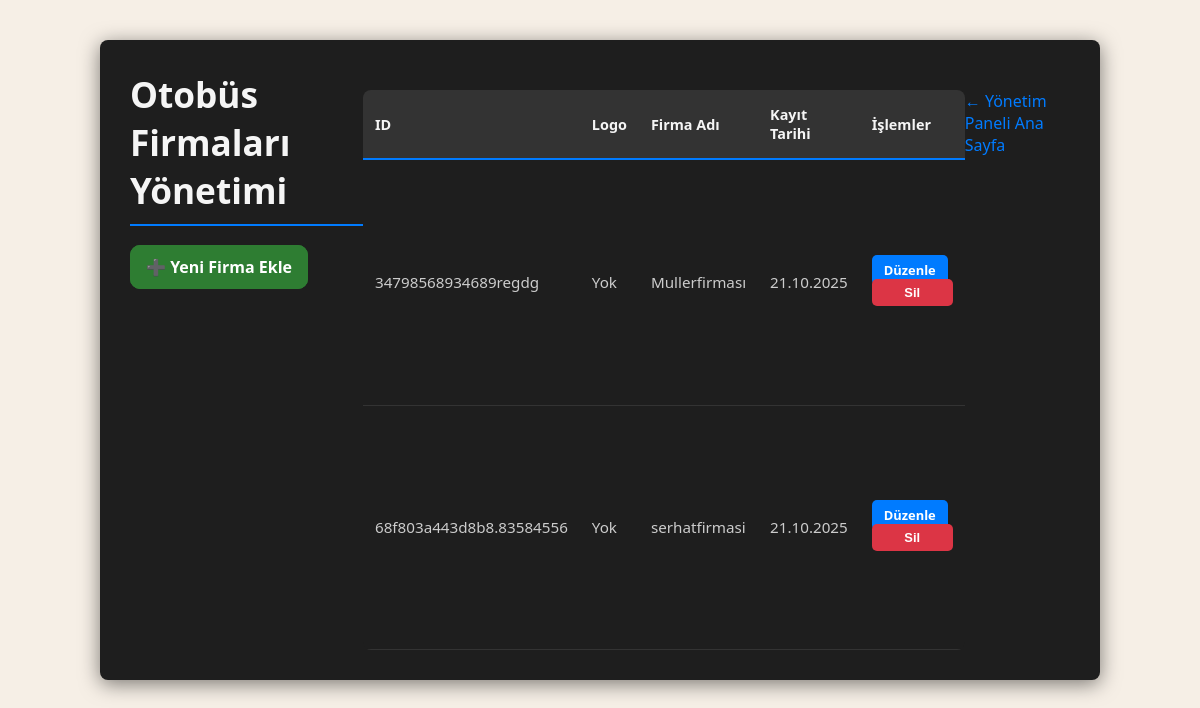
Page /admin/company_crud.php (signed in) on the committed database.
### tables this page shows
CREATE TABLE "Bus_Company" (
	"id"	TEXT,
	"name"	TEXT NOT NULL UNIQUE,
	"logo_path"	TEXT,
	"created_at"	TIMESTAMP DEFAULT CURRENT_TIMESTAMP,
	PRIMARY KEY("id")
);

### src/libs/connection.php (called while the page is built, shortened)
<?php
function db(): PDO
{
    static $pdo;
    $database_path = realpath(__DIR__ . '/../../config/Otobus_Database.db');
    if (!$pdo) {
        try {
            $pdo = new PDO("sqlite:" . $database_path);
            $pdo->setAttribute(PDO::ATTR_ERRMODE, PDO::ERRMODE_EXCEPTION);
        } catch (PDOException $e) {
            die("Veritabanı bağlantı hatası: " . $e->getMessage());
        }
    }
    return $pdo;
}

### src/inc/companies.php (called while the page is built, shortened)
<?php
function get_all_companies(): array
{
    $sql = "SELECT id, name, logo_path, created_at FROM Bus_Company ORDER BY name ASC";
    try {
        $statement = db()->query($sql);
        return $statement->fetchAll(PDO::FETCH_ASSOC);
    } catch (PDOException $e) {
        error_log("Firma listesi çekme hatası: " . $e->getMessage());
        return [];
    }
}

### public/admin/company_crud.php (the view, shortened to what this page needs)
<?php
$companies = get_all_companies();
?>
<main class="admin-main">
    <div class="admin-header">
        <h1>Otobüs Firmaları Yönetimi</h1>
        <a href="company_form.php" class="btn btn-primary">➕ Yeni Firma Ekle</a>
    </div>
    <?php if (empty($companies)): ?>
        <div class="alert-info">
            Henüz sisteme kayıtlı otobüs firması bulunmamaktadır. Hemen bir tane ekleyin!
        </div>
    <?php else: ?>
        <table class="data-table">
            <thead>
                <tr>
                    <th>ID</th>
                    <th>Logo</th>
                    <th>Firma Adı</th>
                    <th>Kayıt Tarihi</th>
                    <th>İşlemler</th>
                </tr>
            </thead>
            <tbody>
                <?php foreach ($companies as $company): ?>
                <tr>
                    <td><?= htmlspecialchars($company['id']) ?></td>
                    <td>
                        <?php if ($company['logo_path']): ?>
                            <img src="<?= BASE_URL . '/img/logos/' . htmlspecialchars($company['logo_path']) ?>" alt="<?= htmlspecialchars($company['name']) ?> Logo" class="company-logo-small">
                        <?php else: ?>
                            <span>Yok</span>
                        <?php endif; ?>
                    </td>
                    <td><?= htmlspecialchars($company['name']) ?></td>
                    <td><?= date('d.m.Y', strtotime($company['created_at'])) ?></td>
                    <td class="action-buttons">
                        <a href="company_form.php?id=<?= $company['id'] ?>" class="btn-sm btn-edit">Düzenle</a>
                        <form action="company_form.php" method="post" onsubmit="return confirm('Bu firmayı SİLMEK istediğinizden emin misiniz? Tüm seferleri de silinebilir!');" style="display:inline;">
                            <button type="submit" class="btn-sm btn-delete">Sil</button>
                        </form>
                    </td>
                </tr>
                <?php endforeach; ?>
            </tbody>
        </table>
    <?php endif; ?>
    <a href="index.php" class="back-link">← Yönetim Paneli Ana Sayfa</a>
</main>

### public/style.css (style rules this page uses)
* { box-sizing: border-box; margin: 0; padding: 0; }
html, body { height: 100%; }
body { font-family: 'Segoe UI', Tahoma, Geneva, Verdana, sans-serif; min-height: 100vh; background: #121212; color: #f5f5f5; }
:root { color-scheme: dark light; }
a { color: var(--primary); text-decoration: none; }
h1, h2, h3 { color: var(--text); }
button[type="submit"], .btn { width: 100%; padding: 12px 16px; border-radius: 10px; border: 1px solid var(--primary); background: var(--primary); color: var(--on-primary); font-weight: 700; font-size: 16px; cursor: pointer; transition: transform .06s, background .2s, border-color .2s; }
.layout-default { --primary: #2e7d32; --primary-strong: #1b5e20; --on-primary: #ffffff; --accent: #d97706; --accent-strong: #b45309; --bg: #f6efe6; --surface: #fffdf9; --text: #1f1f1f; --muted: #6f6a62; --input: #ffffff; --border: #e8dfcf; background: var(--bg); color: var(--text); }
:root, .admin-main, .trip-listing-main { --bg-dark: #121212; --card-dark: #1e1e1e; --text-light: #f5f5f5; --primary-blue: #007bff; --border-color-dark: #333; }
main { background: transparent; border: 0; box-shadow: none; max-width: none; width: 100%; padding: 0; }
.admin-main .back-link { display: block; margin-top: 20px; color: var(--primary-blue); }
.admin-main { display: flex; max-width: 1400px; width: 95%; margin: 40px auto; background: var(--bg-dark); border-radius: 8px; box-shadow: 0 4px 20px rgba(0, 0, 0, 0.5); min-height: 80vh; }
.admin-main { max-width: 1000px; width: 95%; margin: 40px auto; background: var(--card-dark); border-radius: 8px; padding: 30px; box-shadow: 0 4px 20px rgba(0, 0, 0, 0.5); color: var(--text-light); }
.admin-main h1 { color: var(--text-light); border-bottom: 2px solid var(--primary-blue); padding-bottom: 10px; margin-bottom: 30px; font-size: 2.2em; }
.data-table { width: 100%; border-collapse: collapse; margin-top: 20px; background-color: var(--card-dark); border-radius: 8px; overflow: hidden; }
.data-table thead th { background-color: #333; color: var(--text-light); padding: 15px 12px; text-align: left; font-weight: 700; border-bottom: 2px solid var(--primary-blue); font-size: 0.9em; }
.data-table tbody tr { border-bottom: 1px solid var(--border-color-dark); transition: background-color 0.2s; }
.data-table tbody td { padding: 12px; vertical-align: middle; color: #ccc; font-size: 0.95em; }
.action-buttons a, .action-buttons button { padding: 6px 12px; border-radius: 5px; text-decoration: none; font-weight: 600; font-size: 0.85em; margin-right: 5px; border: none; cursor: pointer; transition: opacity 0.2s; }
.action-buttons .btn-edit { background-color: var(--primary-blue); color: #fff; }
.action-buttons .btn-delete { background-color: #dc3545; color: #fff; }
.admin-header h1 { display: flex; justify-content: space-between; align-items: center; }
.admin-header .btn-primary { padding: 10px 15px; width: auto; font-size: 1em; }

### rows in the picture
bus_company: id "34798568934689regdg", logo_path "Yok", name "Mullerfirması", created_at "21.10.2025"
bus_company: id "68f803a443d8b8.83584556", logo_path "Yok", name "serhatfirmasi", created_at "21.10.2025"
